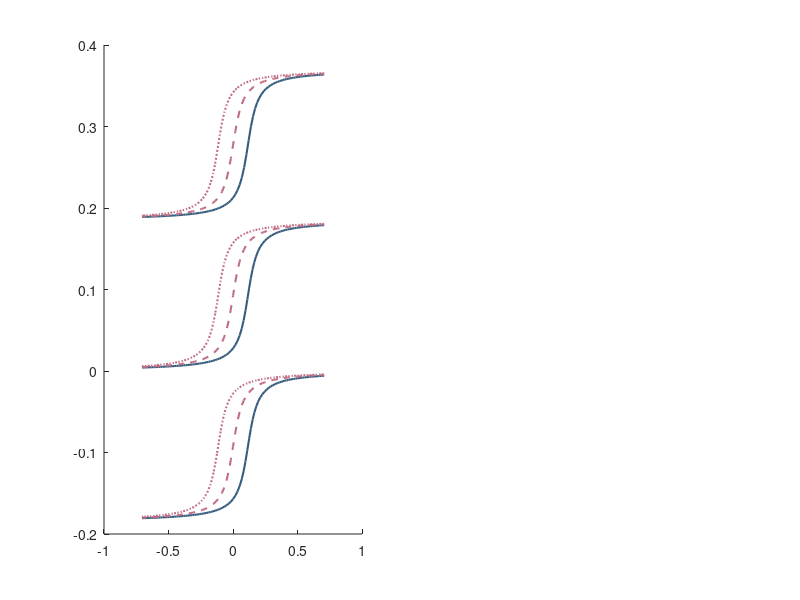

MATLAB code for this plot: (Note: this script raises an error after producing the figure.)
%% Постоянные
m = 2;
k = 17;

%% Палитра
maroon     = [0.2078, 0.3608, 0.4902]; % вещественная часть
red        = [0.7529, 0.4235, 0.5176]; % мнимая часть
cream      = [0.8000, 0.8000, 0.8000]; % серая сетка и равновесия
background = [1.0000, 1.0000, 1.0000]; % фон

%% Временной отрезок и начальные условия
T = 12 / k;

initial_y = [ ...
    -0.85 * pi, -0.50 * pi, -0.15 * pi, ...
     0.15 * pi,  0.50 * pi,  0.85 * pi, ...
     1.15 * pi,  1.50 * pi,  1.85 * pi];

initial_x = initial_y / k;

%% x' = sin^2(kx)
rhs1 = @(t, x) sin(k * x).^2;

figure(1);
set(gcf, 'Color', background);

subplot(1, 2, 1);
set(gca, 'Color', background);
hold on;

plots = [];
labels = cell(1, length(initial_x) + 1);

for j = 1:length(initial_x)
    x0 = initial_x(j);

    [t_left, x_left] = ode45(rhs1, [0, -T], x0);
    [t_right, x_right] = ode45(rhs1, [0, T], x0);

    t = [flipud(t_left); t_right(2:end)];
    x = [flipud(x_left); x_right(2:end)];

    if mod(j - 1, 3) == 0
        plots(end + 1) = plot(t, x, '-', ...
            'Color', maroon, 'LineWidth', 1.5);
    elseif mod(j - 1, 3) == 1
        plots(end + 1) = plot(t, x, '--', ...
            'Color', red, 'LineWidth', 1.5);
    else
        plots(end + 1) = plot(t, x, ':', ...
            'Color', red, 'LineWidth', 1.5);
    end

    labels{j} = sprintf('kx(0)/\\pi = %.2f', k * x0 / pi);
end

stationary = plot(nan, nan, '--', 'Color', cream, 'LineWidth', 0.9);

for j = -1:2
    yline(j * pi / k, '--', 'Color', cream, ...
        'LineWidth', 0.9, 'HandleVisibility', 'off');
end

grid on;
set(gca, 'GridColor', cream);
xlabel('t');
ylabel('x(t)');
title('x'' = sin^2(kx)');
labels{end} = 'x = j\pi/k';
legend([plots, stationary], labels, 'Location', 'southoutside');
hold off;

%% x' = |sin(kx)|
rhs2 = @(t, x) abs(sin(k * x));

subplot(1, 2, 2);
set(gca, 'Color', background);
hold on;

plots = [];
labels = cell(1, length(initial_x) + 1);

for j = 1:length(initial_x)
    x0 = initial_x(j);

    [t_left, x_left] = ode45(rhs2, [0, -T], x0);
    [t_right, x_right] = ode45(rhs2, [0, T], x0);

    t = [flipud(t_left); t_right(2:end)];
    x = [flipud(x_left); x_right(2:end)];

    if mod(j - 1, 3) == 0
        plots(end + 1) = plot(t, x, '-', ...
            'Color', maroon, 'LineWidth', 1.5);
    elseif mod(j - 1, 3) == 1
        plots(end + 1) = plot(t, x, '--', ...
            'Color', red, 'LineWidth', 1.5);
    else
        plots(end + 1) = plot(t, x, ':', ...
            'Color', red, 'LineWidth', 1.5);
    end

    labels{j} = sprintf('kx(0)/\\pi = %.2f', k * x0 / pi);
end

stationary = plot(nan, nan, '--', 'Color', cream, 'LineWidth', 0.9);

for j = -1:2
    yline(j * pi / k, '--', 'Color', cream, ...
        'LineWidth', 0.9, 'HandleVisibility', 'off');
end

grid on;
set(gca, 'GridColor', cream);
xlabel('t');
ylabel('x(t)');
title('x'' = |sin(kx)|');
labels{end} = 'x = j\pi/k';
legend([plots, stationary], labels, 'Location', 'southoutside');
hold off;

%% x' = sqrt(|sin(kx)|)
rhs3 = @(t, x) sqrt(abs(sin(k * x)));

figure(2);
set(gcf, 'Color', background);

subplot(1, 2, 1);
set(gca, 'Color', background);
hold on;

sqrt_initial_y = [0, pi / 4, pi / 2, 3 * pi / 4, pi];
sqrt_initial_x = sqrt_initial_y / k;
plots = [];
labels = cell(1, length(sqrt_initial_x) + 1);

for j = 1:length(sqrt_initial_x)
    x0 = sqrt_initial_x(j);

    [t_left, x_left] = ode45(rhs3, [0, -T], x0);
    [t_right, x_right] = ode45(rhs3, [0, T], x0);

    t = [flipud(t_left); t_right(2:end)];
    x = [flipud(x_left); x_right(2:end)];

    if mod(j, 2) == 1
        color = maroon;
    else
        color = red;
    end

    plots(end + 1) = plot(t, x, 'Color', color, 'LineWidth', 1.5);
    labels{j} = sprintf('kx(0)/\\pi = %.2f', k * x0 / pi);
end

stationary = plot(nan, nan, '--', 'Color', cream, 'LineWidth', 0.9);

for j = -3:4
    yline(j * pi / k, '--', 'Color', cream, ...
        'LineWidth', 0.9, 'HandleVisibility', 'off');
end

grid on;
set(gca, 'GridColor', cream);
xlabel('t');
ylabel('x(t)');
title('x'' = sqrt(|sin(kx)|)');
labels{end} = 'x = j\pi/k';
legend([plots, stationary], labels, 'Location', 'southoutside');
hold off;

%% x' = sign(sin(kx)) sqrt(|sin(kx)|)
rhs4 = @(t, x) sign(sin(k * x)) .* sqrt(abs(sin(k * x)));

subplot(1, 2, 2);
set(gca, 'Color', background);
hold on;

plots = [];
labels = cell(1, length(initial_x) + 1);

for j = 1:length(initial_x)
    x0 = initial_x(j);

    [t_left, x_left] = ode45(rhs4, [0, -T], x0);
    [t_right, x_right] = ode45(rhs4, [0, T], x0);

    t = [flipud(t_left); t_right(2:end)];
    x = [flipud(x_left); x_right(2:end)];

    if mod(j - 1, 3) == 0
        plots(end + 1) = plot(t, x, '-', ...
            'Color', maroon, 'LineWidth', 1.5);
    elseif mod(j - 1, 3) == 1
        plots(end + 1) = plot(t, x, '--', ...
            'Color', red, 'LineWidth', 1.5);
    else
        plots(end + 1) = plot(t, x, ':', ...
            'Color', red, 'LineWidth', 1.5);
    end

    labels{j} = sprintf('kx(0)/\\pi = %.2f', k * x0 / pi);
end

stationary = plot(nan, nan, '--', 'Color', cream, 'LineWidth', 0.9);

for j = -1:2
    yline(j * pi / k, '--', 'Color', cream, ...
        'LineWidth', 0.9, 'HandleVisibility', 'off');
end

grid on;
set(gca, 'GridColor', cream);
xlabel('t');
ylabel('x(t)');
title('x'' = sign(sin(kx)) sqrt(|sin(kx)|)');
labels{end} = 'x = j\pi/k';
legend([plots, stationary], labels, 'Location', 'southoutside');
hold off;

%% Запуск файла с Octave (раскомментировать)
if exist('OCTAVE_VERSION', 'builtin')
    disp('Графики построены.');
    pause;
end
